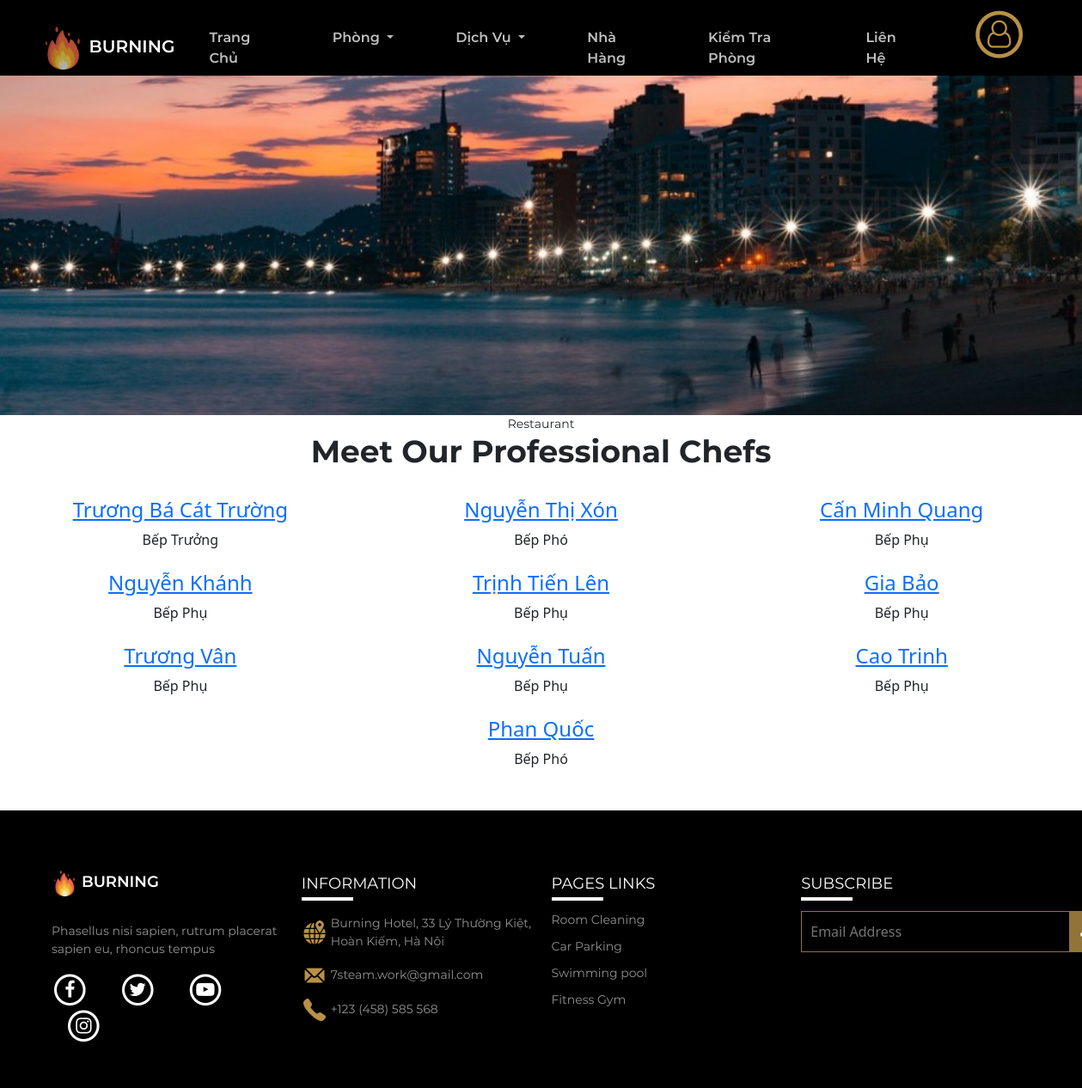
/restaurant/chef__list.php, run on the app's committed database.
### tables this page shows
CREATE TABLE `daubep` (
  `ID` int(11) NOT NULL,
  `HoTen` varchar(255) NOT NULL,
  `GioiTinh` varchar(10) DEFAULT NULL,
  `NgaySinh` date DEFAULT NULL,
  `MaChucVu` varchar(255) NOT NULL,
  `SoNamKinhNghiem` int(11) DEFAULT NULL,
  `Email` varchar(255) DEFAULT NULL,
  `SoDienThoai` varchar(15) DEFAULT NULL,
  `DiaChi` varchar(255) DEFAULT NULL,
  `MoTa` text DEFAULT NULL,
  `HinhAnh` varchar(255) NOT NULL
);

CREATE TABLE `chucvu` (
  `MaChucVu` varchar(255) NOT NULL,
  `TenChucVu` varchar(255) NOT NULL,
  `LuongTheoNgay` double NOT NULL
);

### restaurant/chef__list.php (the view, shortened to what this page needs)
<!DOCTYPE html>
<html lang="en">
<head>
    <link rel="stylesheet" href="https://cdnjs.cloudflare.com/ajax/libs/font-awesome/4.7.0/css/font-awesome.min.css">
    <link rel="stylesheet" href="../common/bootstrap-5.2.2-dist/css/bootstrap.min.css">
    <link rel="stylesheet" type="text/css" href="../common/slick/slick.css">
    <link rel="stylesheet" type="text/css" href="../common/slick/slick-theme.css">
    <link rel="stylesheet" href="../css/style.css">
    <link rel="stylesheet/less" type="text/css"
        href="../css/restaurant/chef/cheflist.module.scss?v=<?php echo time(); ?>">
</head>
<body>
    <?php include('./header.php'); ?>
    <section id="banner">
        <div class="container-fluid p-0 text-center">
            <div class="img h-100">
                <img src="../img/service/banner_service_1.jpg" alt="" class="w-100">
                <div class="box">
                    <p class="m-0" style="font-size: 14px;font-family: Montserrat-Regular">Restaurant</p>
                    <h3 style="font-size:36px;font-family: Montserrat-Bold;">Meet Our Professional Chefs</h3>
                </div>
            </div>
        </div>
    </section>
    <?php
    include('../config.php');
    $sql = "SELECT db.ID, db.HoTen, db.NgaySinh, cv.TenChucVu, db.HinhAnh FROM `daubep` db, `chucvu` cv WHERE db.MaChucVu=cv.MaChucVu";
    $result = $con->query($sql);
    if ($result->num_rows > 0) {
        echo '<section id="chef" class="pb-5">
            <div class="container-fluid">
                <div class="row d-flex justify-content-center">';
        while ($row = $result->fetch_assoc()) {
            echo '<div class="col-4 text-center">
                    <a href="chef__detail.php?id=' . $row["ID"] . '"><img class="cheflist" src="' . $row["HinhAnh"] . '" alt=""></a>
                    <a href="chef__detail.php?id=' . $row["ID"] . '"><h4 class="chefname">' . $row["HoTen"] . '</h4></a>
                        <span>' . $row["TenChucVu"] . '</span>
                </div>';
        }
        echo '</div>
            </div>
        </section>';
    } else {
        echo "Không có dữ liệu thành viên nào trong cơ sở dữ liệu.";
    }
    ?>
    <?php include('../logged/footer.php'); ?>
</body>
</html>

### css/style.css (style rules this page uses)
html, body { margin: 0; padding: 0; }
* { box-sizing: border-box; margin: 0; padding: 0; outline: none; }
a { text-decoration: none; }

### data on the page
daubep: HoTen "Trương Bá Cát Trường", MaChucVu.TenChucVu "Bếp Trưởng"
daubep: HoTen "Nguyễn Thị Xón", MaChucVu.TenChucVu "Bếp Phó"
daubep: HoTen "Cấn Minh Quang", MaChucVu.TenChucVu "Bếp Phụ"
daubep: HoTen "Nguyễn Khánh", MaChucVu.TenChucVu "Bếp Phụ"
daubep: HoTen "Trịnh Tiến Lên", MaChucVu.TenChucVu "Bếp Phụ"
daubep: HoTen "Gia Bảo", MaChucVu.TenChucVu "Bếp Phụ"
daubep: HoTen "Trương Vân", MaChucVu.TenChucVu "Bếp Phụ"
daubep: HoTen "Nguyễn Tuấn", MaChucVu.TenChucVu "Bếp Phụ"
daubep: HoTen "Cao Trinh", MaChucVu.TenChucVu "Bếp Phụ"
daubep: HoTen "Phan Quốc", MaChucVu.TenChucVu "Bếp Phó"
